Frame 1 (no input): blank canvas, image omitted
Frame 60 (the mouse pressed at the canvas centre just before this capture): blank canvas, image omitted
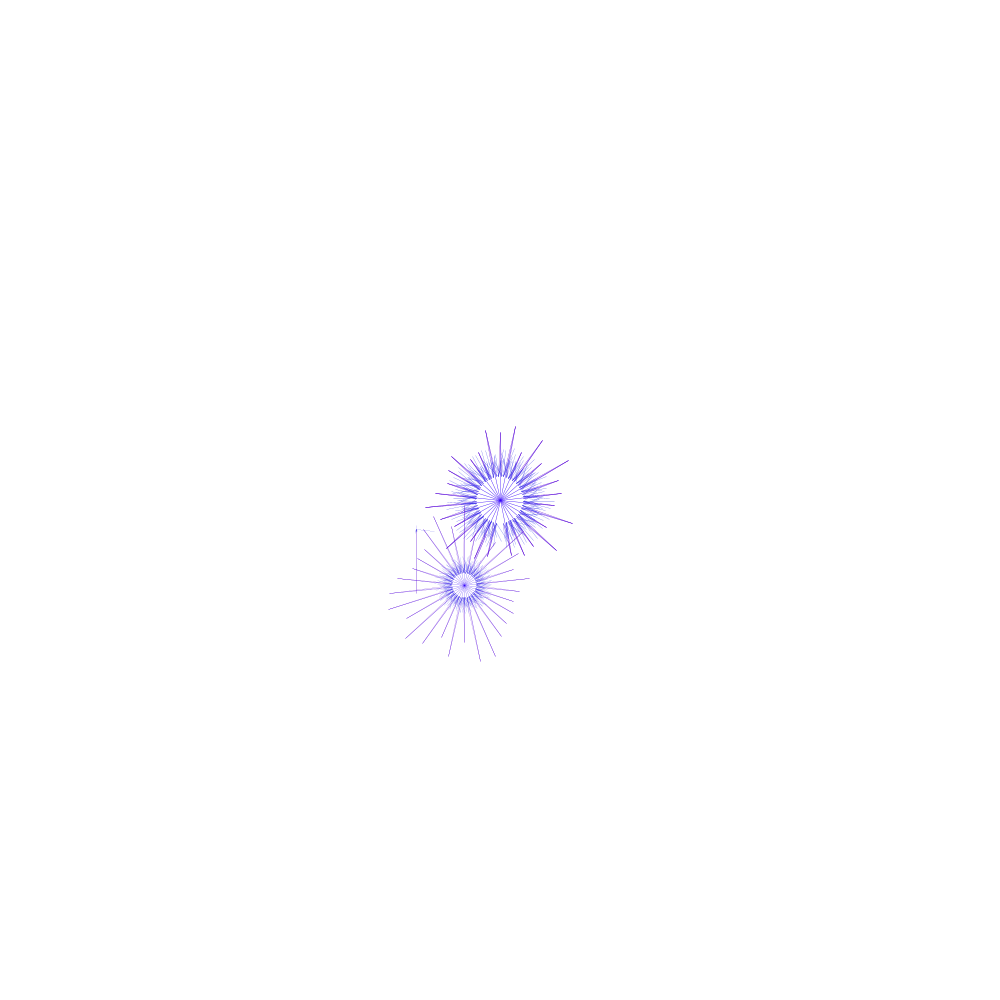
Frame 120 (the mouse held since frame 60 and released just before this capture)

The Processing sketch whose frames 1 and 60 were blank and that drew this single picture after the mouse press (run headless with seeded random() and noise(); from frame 60 on, the mouse is pressed at the canvas centre):

// Processing sketch: processing_76459
// ── processing_76459.pde

int iEen = 0;
int eenAdd = 12;
int eenStroke = 1;

float  x = random(0,0.3);

int iTwee = 0;
int tweeAdd = 6;
int tweeStroke = 2;

int iDrie = 0;
int drieAdd = 15;
int drieStroke = 5;

int iVier = 0;
int vierAdd = 28;
int vierStroke = 2;

float rndm;

void setup() {
  size(1000, 1000);
  
  background(255);
  smooth();
  strokeWeight(2);

}

  
float xPos = 500;
float yPos = 500;

void draw(){
  //  stroke(0,random(100));
  if(mousePressed == true){
    een();
  }
  }
  
  void een(){
    iEen+=eenAdd;
   // println(iEen);
    if(iEen>350){
      xPos = xPos +=random(-100,100);
      yPos = yPos +=random(-100,100);
      iEen = 0;
      x= random(0,0.2);
      //color c = (random(100,0,200);
    }
 
    pushMatrix();
    translate(xPos,yPos);
    rndm = random(50,80);
    rotate(radians(iEen));
    strokeWeight(2*x);
    stroke(50,0,250);
    line(0, 0, 0, rndm);
    stroke(100,0,200);
    strokeWeight(1.5*x);
    line(0,rndm,-7*x,120*x);
    line(0,rndm,7*x,120*x);
    
    strokeWeight(1*x);
    stroke(20,20,230);
    line(-7*x,120*x,random(18*x,23*x),random(190*x,210*x));
    line(-7*x,120*x,0,random(190*x,210*x)); 
    line(-7*x,120*x,random(-18*x,-23*x),random(190*x,210*x));
    
    line(7*x,120*x,random(18,23*x),random(190*x,230*x));
    line(7*x,120*x,0,random(190*x,210*x)); 
    line(7*x,120*x,random(-18*x,-23*x),random(190*x,230*x));
    
    line(7*x,120*x,random(18*x,23*x),random(230*x,280*x));
    line(7*x,120*x,0,random(190*x,210*x)); 
    line(7*x,120*x,random(-18*x,-23*x),random(230*x,280*x));
    popMatrix();
   
  }
  
 
